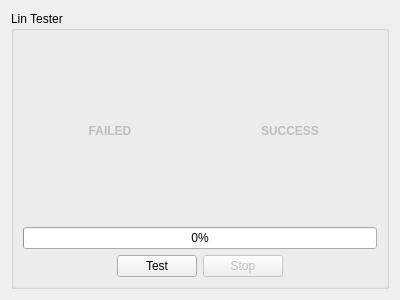
<?xml version="1.0" encoding="UTF-8"?>
<ui version="4.0">
 <class>QLinTesterUI</class>
 <widget class="QWidget" name="QLinTesterUI">
  <property name="geometry">
   <rect>
    <x>0</x>
    <y>0</y>
    <width>400</width>
    <height>300</height>
   </rect>
  </property>
  <property name="windowTitle">
   <string>Form</string>
  </property>
  <layout class="QVBoxLayout" name="verticalLayout">
   <item>
    <widget class="QGroupBox" name="groupBox">
     <property name="title">
      <string>Lin Tester</string>
     </property>
     <layout class="QVBoxLayout" name="verticalLayout_2">
      <item>
       <layout class="QHBoxLayout" name="horizontalLayout">
        <item>
         <widget class="QLabel" name="failedLabel">
          <property name="enabled">
           <bool>false</bool>
          </property>
          <property name="styleSheet">
           <string notr="true">font-weight:bold;</string>
          </property>
          <property name="text">
           <string>FAILED</string>
          </property>
          <property name="alignment">
           <set>Qt::AlignCenter</set>
          </property>
         </widget>
        </item>
        <item>
         <widget class="QLabel" name="passedLabel">
          <property name="enabled">
           <bool>false</bool>
          </property>
          <property name="styleSheet">
           <string notr="true">font-weight:bold;</string>
          </property>
          <property name="text">
           <string>SUCCESS</string>
          </property>
          <property name="alignment">
           <set>Qt::AlignCenter</set>
          </property>
         </widget>
        </item>
       </layout>
      </item>
      <item>
       <widget class="QProgressBar" name="testProgress">
        <property name="value">
         <number>0</number>
        </property>
       </widget>
      </item>
      <item>
       <layout class="QHBoxLayout" name="horizontalLayout_2">
        <item>
         <spacer name="horizontalSpacer">
          <property name="orientation">
           <enum>Qt::Horizontal</enum>
          </property>
          <property name="sizeHint" stdset="0">
           <size>
            <width>40</width>
            <height>20</height>
           </size>
          </property>
         </spacer>
        </item>
        <item>
         <widget class="QPushButton" name="testButton">
          <property name="text">
           <string>Test</string>
          </property>
         </widget>
        </item>
        <item>
         <widget class="QPushButton" name="pushButton">
          <property name="enabled">
           <bool>false</bool>
          </property>
          <property name="text">
           <string>Stop</string>
          </property>
         </widget>
        </item>
        <item>
         <spacer name="horizontalSpacer_2">
          <property name="orientation">
           <enum>Qt::Horizontal</enum>
          </property>
          <property name="sizeHint" stdset="0">
           <size>
            <width>40</width>
            <height>20</height>
           </size>
          </property>
         </spacer>
        </item>
       </layout>
      </item>
     </layout>
    </widget>
   </item>
  </layout>
 </widget>
 <resources/>
 <connections/>
</ui>
